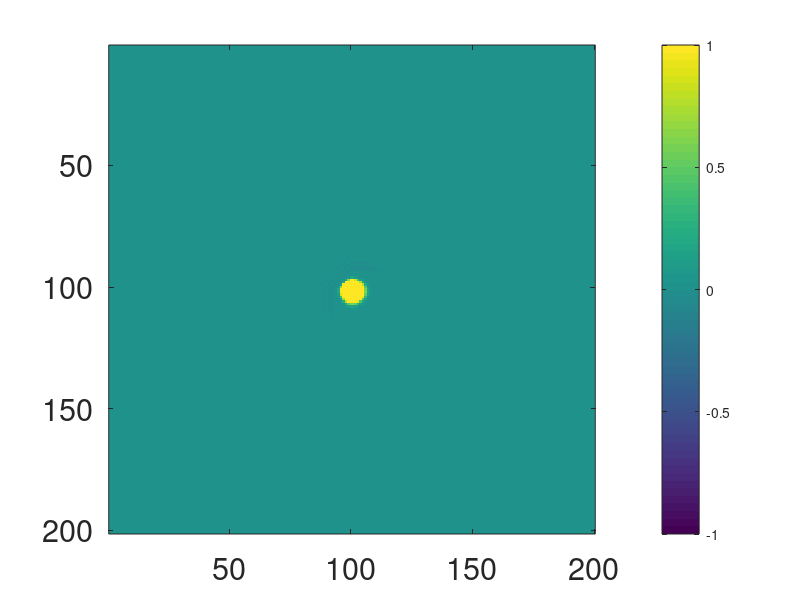

MATLAB code for this plot: (Note: this script raises an error after producing the figure.)
clc;clear all; close all;

%% user modifiable parameters
nx = 201; ny = 200; %set number of nodes in x and y directions

%WIND
vx_max = 300.0; vy_max = 300.0; %flow velocity vector field
c_water = 1501.0; c_air = 343.0; %speed of sound m/s
cmax = max([c_water c_air])+sqrt(vx_max^2+vy_max^2);
rho0_water = 1000.0; rho0_air = 0.1*rho0_water; %density kg/m^3

% excitation parameters
freq = 100.0; omega = 2*pi*freq; lambda = cmax/freq;

%distance between nodes
dx = 0.5; dy = dx; max_iter = 500;

%% Initialise the p and u fields and set coefficients
p = zeros(nx,ny); wx = zeros(nx-1,ny); wy = zeros(nx,ny-1);
vx = vx_max*ones(nx-1,ny); vy = vy_max*ones(nx,ny-1); %flow velocity

b = zeros(nx,ny); %buoyancy
kappa = zeros(nx,ny); %adiabatic bulk modulus

p_n = zeros(nx,ny); wx_n = zeros(nx-1,ny); wy_n = zeros(nx,ny-1);
p_mod = zeros(nx,ny);wx_mod = zeros(nx-1,ny);wy_mod= zeros(nx,ny-1);

dt = dx/(sqrt(ndims(p))*cmax); %time step
dt = 0.2*dt;%time step correction (experimental)

%set the material parameters
center_x = ceil(nx/2); center_y = ceil(ny/2);

%water
kappa = ones(nx,ny)*rho0_water*c_water^2;
b = ones(nx,ny)/rho0_water;

%% FDTD loop
for n = 1:max_iter;
    % Update the wx values:
    i=[2:nx-1];j=[2:ny-1];
    wx(i,j) = wx(i,j) - (dt*(b(i+1,j) + b(i,j))/2.0).*...
        ((p(i,j) - p(i-1,j))/dx) ...
        - dt*(wx(i,j).*(vx(i,j) - vx(i-1,j))/dx +...
        wy(i,j).*(vx(i,j) - vx(i,j-1))/dy) ...
        - dt*(vx(i,j).*(wx(i,j) - wx(i-1,j))/dx +...
        vy(i,j).*(wx(i,j) - wx(i,j-1))/dy);

    % Update the wy values
    i=[2:nx-1];j=[2:ny-1];
    wy(i,j) = wy(i,j) - (dt*(b(i,j+1) + b(i,j))/2.0).*...
        (-(p(i,j) - p(i,j-1))/dy) ...
        - dt*(wx(i,j).*(vy(i,j) - vy(i-1,j))/dx +...
        wy(i,j).*(vy(i,j) - vy(i,j-1))/dy) ...
        - dt*(vx(i,j).*(wy(i,j) - wy(i-1,j))/dx +...
        vy(i,j).*(wy(i,j) - wy(i,j-1))/dy);

	i=[1:nx-2];j=[1:ny-2];
	vx1 = (vx(i+1,j)+vx(i,j))/2.0;vy1 = (vy(i,j+1)+vy(i,j))/2.0;
	p(i,j)= p(i,j)-dt*kappa(i,j).*((wx(i+1,j) - wx(i,j))/dx -...
        (wy(i,j+1) - wy(i,j))/dy) ...
        - dt*(vx1.*(p(i+1,j) - p(i,j))/dx +...
        vy1.*(p(i,j+1) - p(i,j))/dy);

    % excittaion source
    p(ceil(nx/2),ceil(ny/2)) = p(ceil(nx/2),ceil(ny/2)) +...
    sin(2.0*pi*n*dt*freq); %insert hard source

    %Mur1 ABC
    c = c_water;%! water at the infinity
    i=[1:nx];j=[1:ny];
    p(1,j)=p_n(2,j)+((c*dt-dx)/(c*dt+dx)).*(p(2,j)-p_n(1,j));
    p(nx-1,j)=p_n(nx-2,j)+((c*dt-dx)/(c*dt+dx)).*...
    (p(nx-2,j)-p_n(nx-1,j));
    p(i,1)=p_n(i,2)+((c*dt-dy)/(c*dt+dy)).*(p(i,2)-p_n(i,1));
    p(i,ny-1)=p_n(i,ny-2)+((c*dt-dy)/(c*dt+dy)).*...
    (p(i,ny-2)-p_n(i,ny-1));

    %save 'old' fields for Mur's ABC
    wx_n=wx;wy_n=wy;p_n = p;

  if ( mod(n,50) == 0 && n>1)
    figure(1);subplot(1,1,1);
    imagesc(p(:,:)/0.1); colorbar; caxis([-1 1]);
	hold on; set(gca,'FontSize', 22);
    axis image; colormap(redblue); title(n); drawnow;
  end;

  p_mod = p_mod + p*exp(1i*n*dt*2*pi*freq);
  wx_mod = wx_mod + wx*exp(1i*n*dt*2*pi*freq);
  wy_mod = wy_mod + wy*exp(1i*n*dt*2*pi*freq);

  p_det(n) = p(ceil(3*nx/4),ceil(3*ny/4));

end;% end FDTD body
